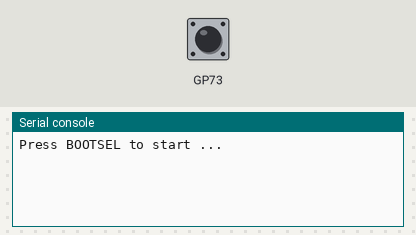
This program was run on a simulated Raspberry Pi Pico running MicroPython. On the bench: the last lines printed to the serial console. Inputs (shaded band) come from the test bench. At 2.9 s the program stops and its outputs stay as they are.

Above: at 1.2 s.
1.3 s: BOOTSEL button pressed for 0.15 s
At 2.2 s:
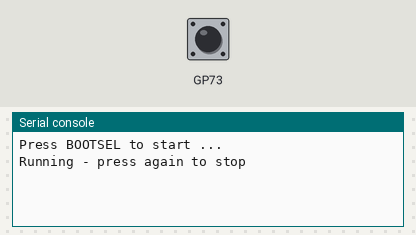
2.9 s: BOOTSEL button pressed for 1 s
At 3.4 s:
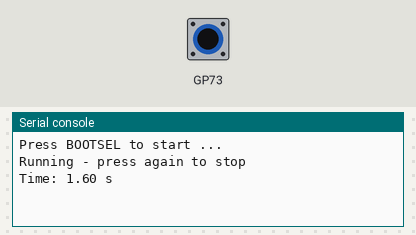

Measured:
- after the input at 1.3 s, the serial console: prints a new line at once (image 1)
- after the input at 2.9 s, the serial console: prints a new line at once (image 2)

The program:

s09_challenge_silver.py
```python
import rp2
import time


def wait_for_press():
    while rp2.bootsel_button() == 1:    # first wait until released
        pass
    while rp2.bootsel_button() == 0:    # then wait for a new press
        pass
    time.sleep_ms(20)                   # ignore bouncing


print("Press BOOTSEL to start ...")
wait_for_press()
start = time.ticks_ms()
print("Running - press again to stop")
wait_for_press()
seconds = time.ticks_diff(time.ticks_ms(), start) / 1000
print(f"Time: {seconds:.2f} s")
```
